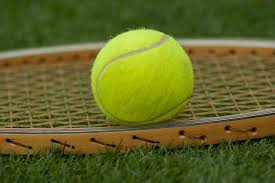
#> input picture tennis2.jpg, 275 x 183 px
$ python 3.py
#> lines starting #> are read from the running program, lines starting #| are printed output that depends on the picture; after the words box and inside, x2 and y2 are one past the last pixel; in counts of white or black regions, pixels touching at a corner belong together
import cv2, copy
import numpy as np

#We apply parts from exercise 2 to determine the mask by playing with the trackbar values:
# best mask is hsv =(39,191,199) and ranges between low and high of (+-15h, +- 70s, +-70v)

def nothing(x):
	global lower_green, upper_green, mask
	lower_green = np.array([h-15, s-70, v-70])
	upper_green = np.array([h+15, s+70, v+70])
	mask = cv2.inRange(img2, lower_green, upper_green)
	pass

img = cv2.imread('tennis2.jpg')
#> img is the input picture: shape (183, 275, 3); mean B, G, R 38.1, 100.9, 97

# Convert BGR to HSV
img2 = cv2.cvtColor(img, cv2.COLOR_BGR2HSV)
#> img2: shape (183, 275, 3); mean H, S, V 32.6, 167.3, 108.5
imgNew = copy.deepcopy(img2)

cv2.namedWindow('mask')
# define range of green color in HSV
lower_green = np.array([39-15,191-70,199-70])
upper_green = np.array([39+15,191+70,199+70])
# Threshold the HSV image to get only green colors

mask = cv2.inRange(img2, lower_green, upper_green)
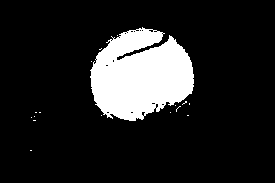
#> mask: shape (183, 275); 13.9% white; 17 white regions (16 under 20 px), largest, box (x1, y1, x2, y2) and area: (90, 27, 194, 121) 6975
# Create trackbars for color change
cv2.createTrackbar('H+-15','mask',36,179,nothing)
cv2.createTrackbar('S+-70','mask',191,255,nothing)
cv2.createTrackbar('V+-70','mask',199,255,nothing)

while(1):
	imgOUT=cv2.cvtColor(imgNew, cv2.COLOR_HSV2BGR);
	res = cv2.bitwise_and(img, img, mask=mask)
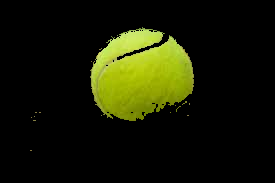
#> res: shape (183, 275, 3); mean B, G, R 4.5, 25.8, 22.9
	cv2.imshow('mask',res )
	cv2.resizeWindow('mask', 300, 300)
	if cv2.waitKey(1) & 0xFF == 27:
#> (key Esc is pressed here)
		break
	# get current positions of trackbars
	h = cv2.getTrackbarPos('H+-15', 'mask')
	s = cv2.getTrackbarPos('S+-70', 'mask')
	v = cv2.getTrackbarPos('V+-70', 'mask')


cv2.destroyAllWindows()

$ run again, with tennis3.jpg copied over tennis2.jpg
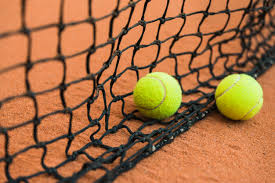
#> input picture tennis3.jpg, 275 x 183 px
#> img is the input picture: shape (183, 275, 3); mean B, G, R 68.2, 112.1, 168.8
#> img2: shape (183, 275, 3); mean H, S, V 20.4, 148.4, 171
#> `mask = cv2.inRange(img2, lower_green, upper_green)`:
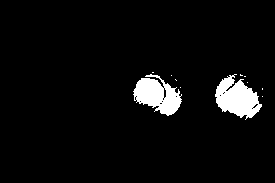
#> mask: shape (183, 275); 4.9% white; 11 white regions (9 under 20 px), largest, box (x1, y1, x2, y2) and area: (215, 74, 262, 120) 1265, (133, 74, 182, 116) 1203
#> `res = cv2.bitwise_and(img, img, mask=mask)`:
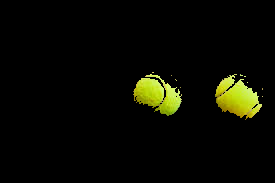
#> res: shape (183, 275, 3); mean B, G, R 2, 10.1, 9.3
